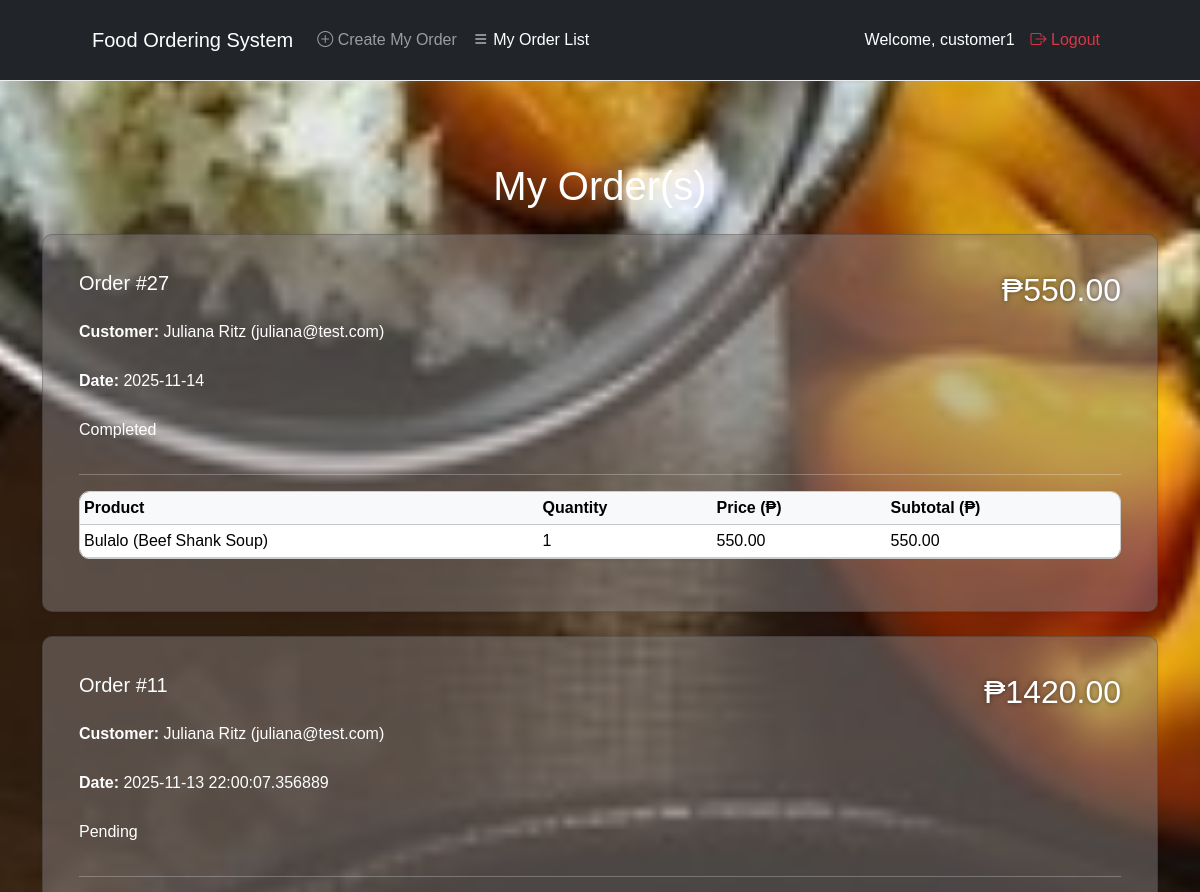
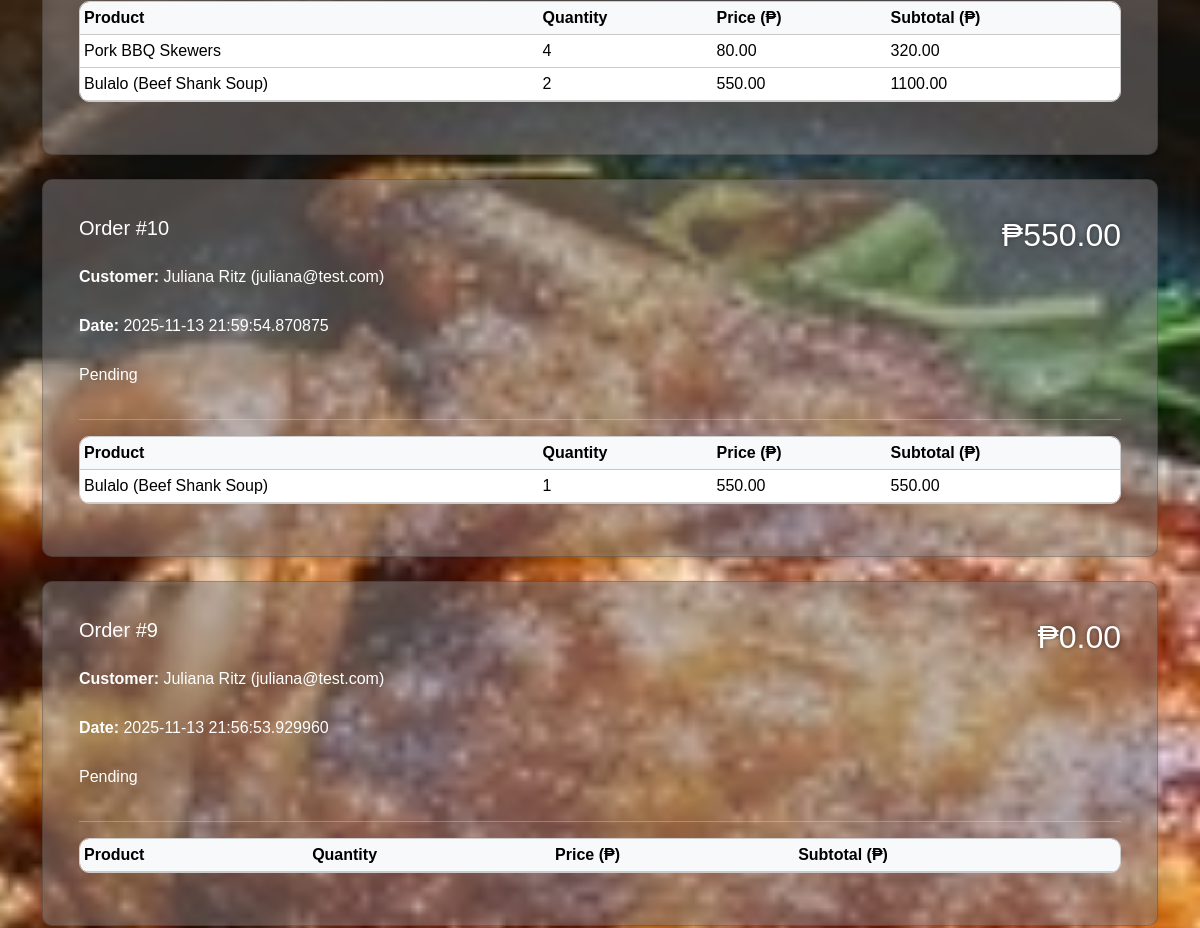
Page /my-orders (signed in, upper part) on the earlier database version (2 pictures, top to bottom).
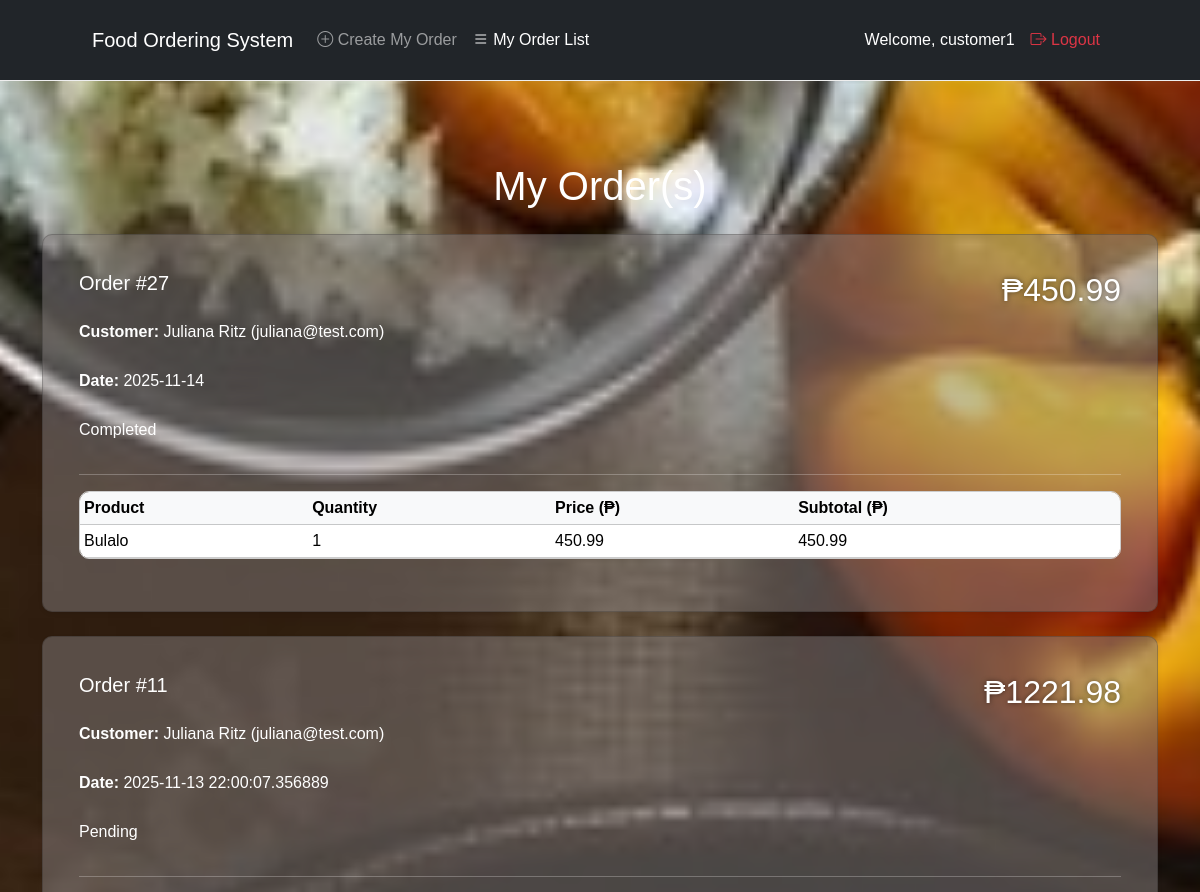
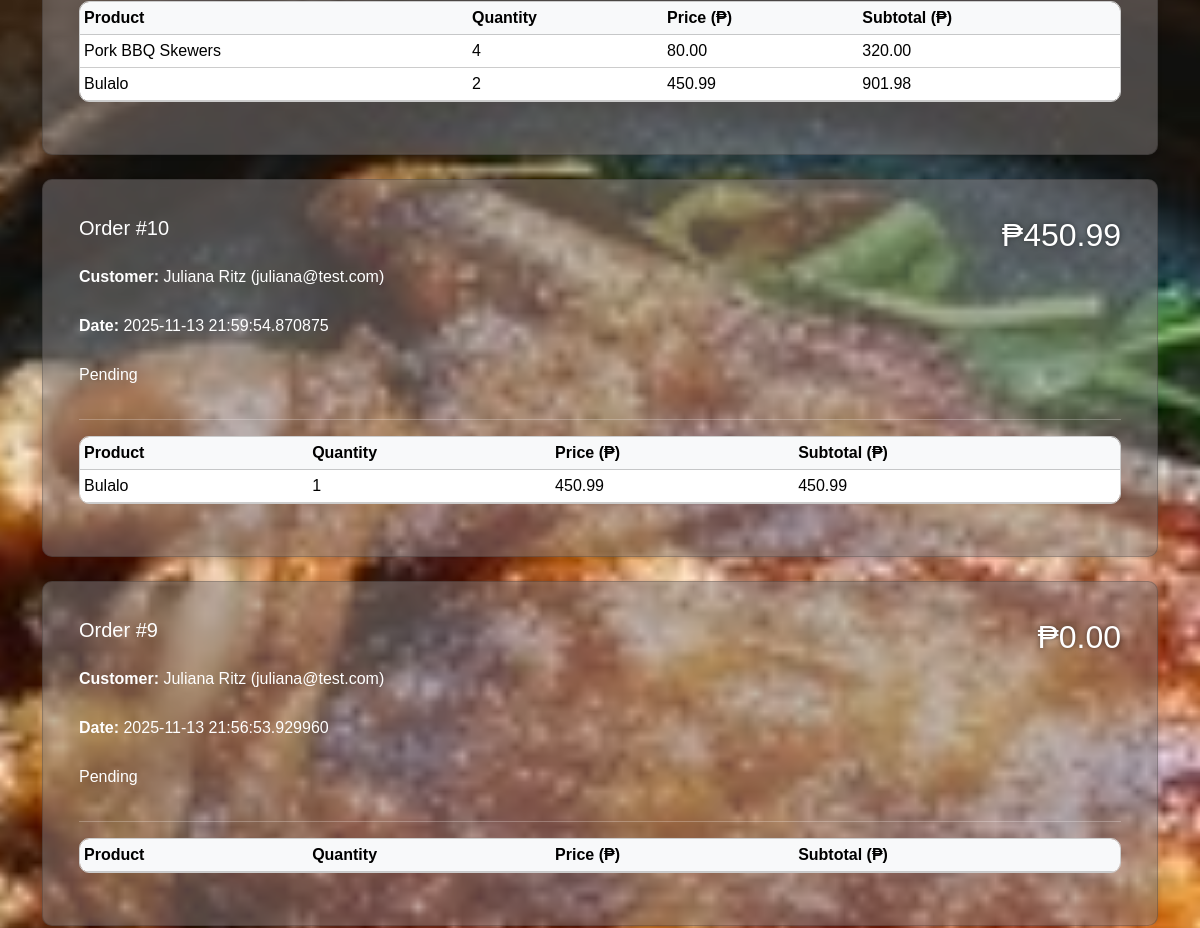
Same page on the later database version (2 pictures, top to bottom).
### tables this page shows
CREATE TABLE orders (
                id INTEGER PRIMARY KEY AUTOINCREMENT,
                user_id INTEGER NOT NULL,
                order_date TEXT NOT NULL,
                order_status TEXT NOT NULL,
                FOREIGN KEY (user_id) REFERENCES users (id)
            );

CREATE TABLE order_items (
                id INTEGER PRIMARY KEY AUTOINCREMENT,
                order_id INTEGER NOT NULL,
                product_id INTEGER NOT NULL,
                quantity INTEGER NOT NULL,
                FOREIGN KEY (order_id) REFERENCES orders (id),
                FOREIGN KEY (product_id) REFERENCES products (id)
            );

CREATE TABLE products (
                id INTEGER PRIMARY KEY AUTOINCREMENT,
                name TEXT NOT NULL,
                description TEXT NOT NULL,
                price REAL NOT NULL,
                image_url TEXT
            );

CREATE TABLE users (
                id INTEGER PRIMARY KEY AUTOINCREMENT,
                username TEXT UNIQUE NOT NULL,
                password TEXT NOT NULL,
                full_name TEXT NOT NULL,
                email TEXT NOT NULL,
                role INTEGER DEFAULT 2);

### app.py (the view)
@app.route('/my-orders')
def customer_orders():
    with sqlite3.connect(DB_NAME) as conn:
        c = conn.cursor()
        c.execute('''
            SELECT
                o.id, o.order_date, o.order_status,
                u.full_name, u.email
            FROM orders o
            JOIN users u ON o.user_id = u.id
            WHERE u.role = 2 AND u.id = ?
            ORDER BY o.id DESC
        ''', (session["user_id"],))
        orders = c.fetchall()
        order_data = []
        for order in orders:
            order_id = order[0]
            c.execute('''
                SELECT p.name, oi.quantity, p.price
                FROM order_items oi
                JOIN products p ON oi.product_id = p.id
                WHERE oi.order_id = ?
            ''', (order_id,))
            items = c.fetchall()
            total = sum(q * price for (name, q, price) in items)
            order_data.append({
                'id': order_id,
                'date': order[1],
                'status': order[2],
                'name': order[3],
                'email': order[4],
                'items': items,
                'total': total
            })
    return render_template('view_orders.html', orders=order_data)

### templates/view_orders.html
{% extends "base.html" %}
{% block content %}
<div class="container mt-5 mb-5">
    {% if session.get('role') == 2 %}
        <h1 style="text-align: center; color: #fff;" class="mb-4">My Order(s)</h1>
    {% else %}
        <h1 style="text-align: center; color: #fff;" class="mb-4">All Orders</h1>
    {% endif %}
    {% if orders %}
        {% for order in orders %}
        <div class="card mb-4 shadow-sm">
            <div class="card-body">
                <div class="d-flex justify-content-between align-items-start">
                    <div>
                        <h5>Order #{{ order['id'] }}</h5>
                        <p class="mb-1"><strong>Customer:</strong> {{ order['name'] }} ({{ order['email'] }})</p>
                        <p class="mb-1"><strong>Date:</strong> {{ order['date'] }}</p>
                        <p><span class="status-badge status-{{ order['status'] }}">{{ order['status'] }}</span></p>
                    </div>
                    <div class="text-end">
                        <h2>₱{{ "%.2f"|format(order.total) }}</h2>
                    </div>
                </div>
                <hr>
                <table class="table table-sm align-middle">
                    <thead class="table-light">
                        <tr>
                            <th>Product</th>
                            <th>Quantity</th>
                            <th>Price (₱)</th>
                            <th>Subtotal (₱)</th>
                        </tr>
                    </thead>
                    <tbody>
                        {% for item in order['items'] %}
                        <tr>
                            <td>{{ item[0] }}</td>
                            <td>{{ item[1] }}</td>
                            <td>{{ "%.2f"|format(item[2]) }}</td>
                            <td>{{ "%.2f"|format(item[1] * item[2]) }}</td>
                        </tr>
                        {% endfor %}
                    </tbody>
                </table>
            </div>
        </div>
        {% endfor %}
    {% else %}
        <div class="alert alert-info text-center">No orders found.</div>
    {% endif %}
</div>
{% endblock %}

Differences in the rows shown:
computed for orders "Completed": total "550.00" → "450.99"
changed through a linked row, order_items (number 1 of 4 on the later page): name "Bulalo (Beef Shank Soup)" → "Bulalo"; item[1]*item[2] "550.00" → "450.99"
changed products (number 1 of 2 on the later page): price "550.00" → "450.99"
computed for orders id 11: total "1420.00" → "1221.98"
changed through a linked row, order_items (number 3 of 4 on the later page): name "Bulalo (Beef Shank Soup)" → "Bulalo"; item[1]*item[2] "1100.00" → "901.98"
computed for orders id 10: total "550.00" → "450.99"
changed through a linked row, order_items (number 4 of 4 on the later page): name "Bulalo (Beef Shank Soup)" → "Bulalo"; item[1]*item[2] "550.00" → "450.99"
